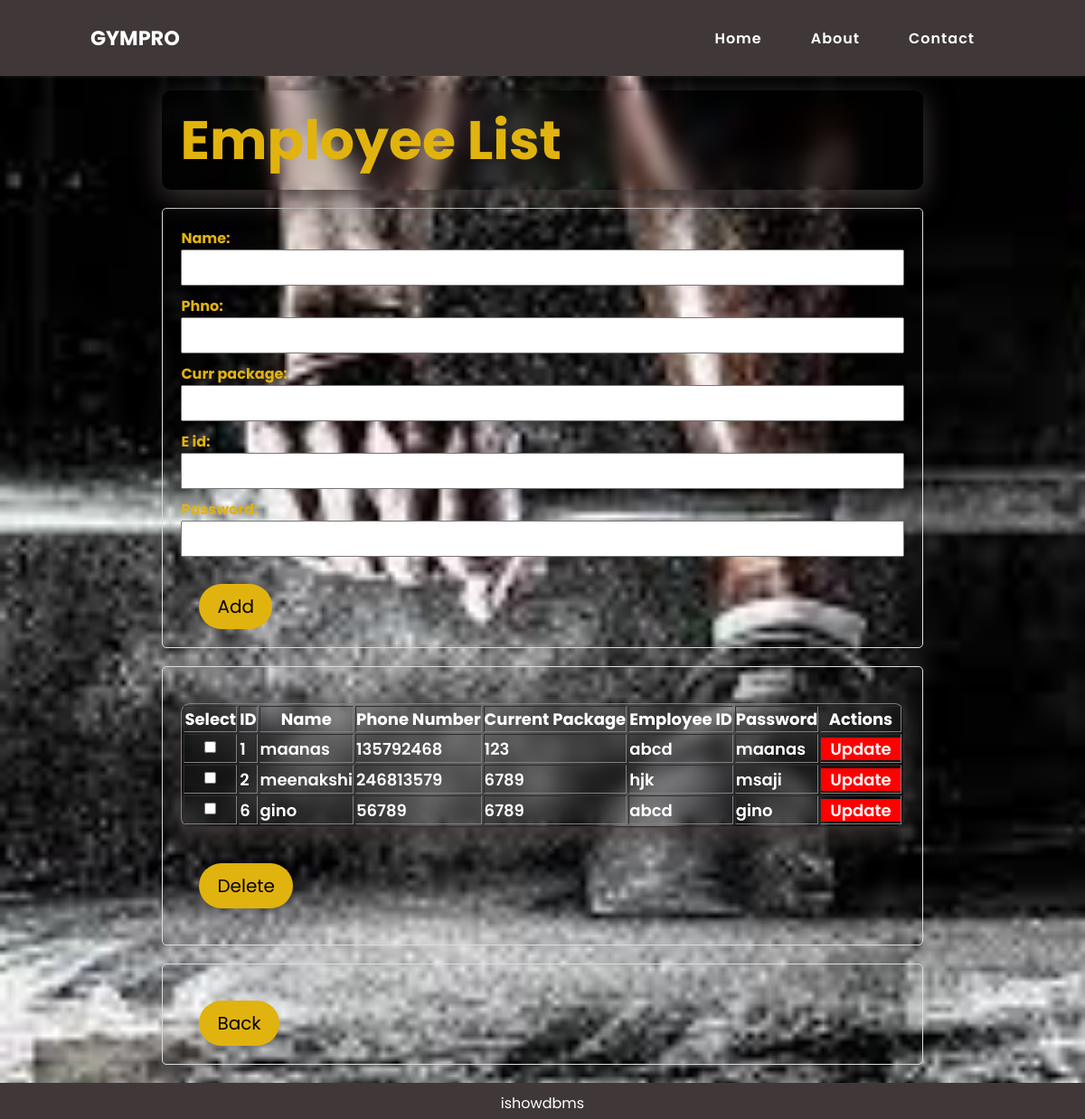
The page /employee_list/ on the database as committed earlier.
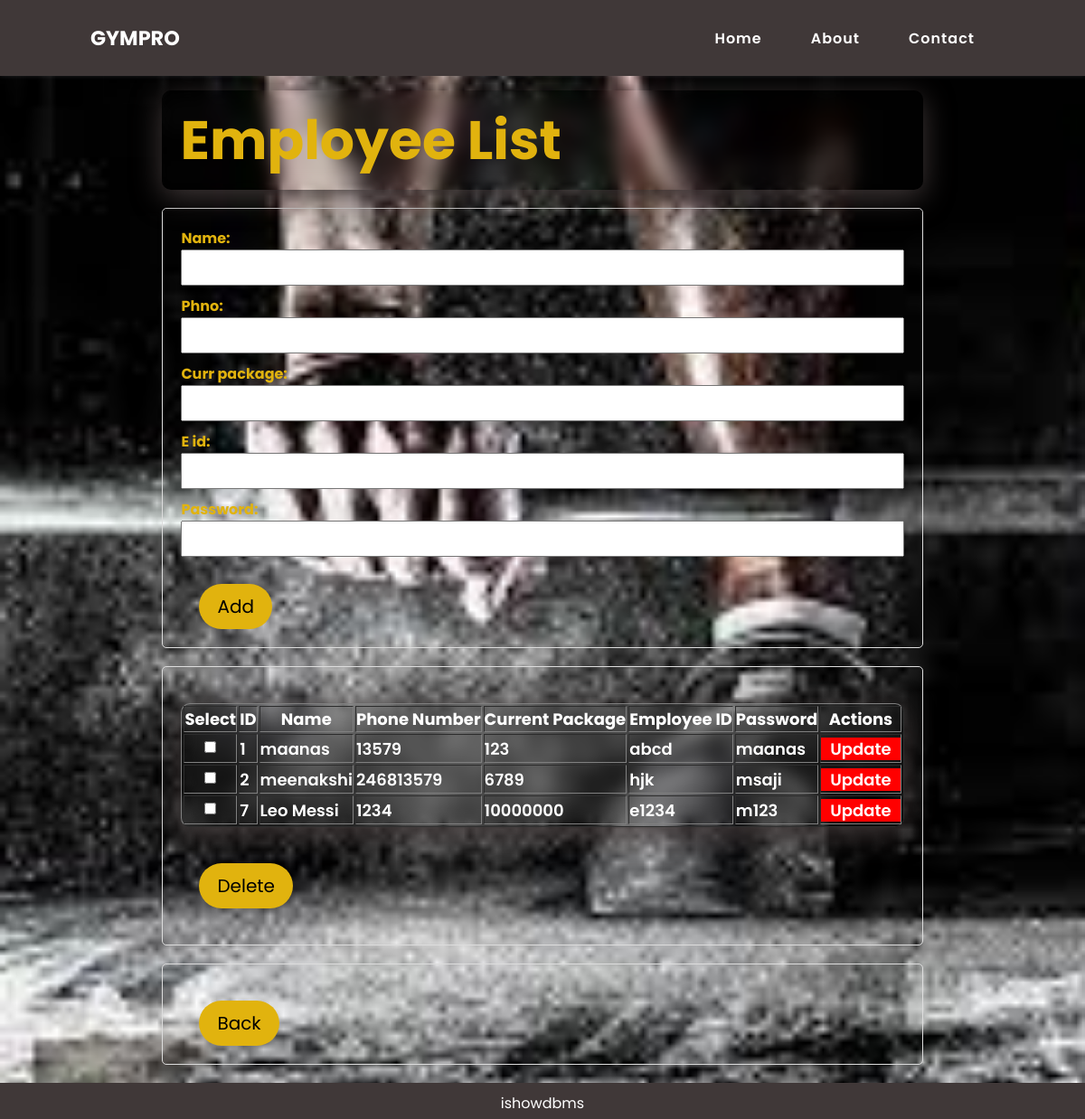
The same page on the database as committed later.
### dbms/models.py (models this page shows)
class employee(models.Model):
    name=models.CharField(max_length=25)
    phno=models.IntegerField()
    curr_package=models.IntegerField()
    e_id=models.CharField(max_length=5)
    password=models.CharField(max_length=10)

### dbms/views.py (the view)
# urls.py: path('employee_list/', employee_list, name='employee_list'),
def employee_list(request):
    employees = employee.objects.all()
    form = employeeForm()
    if request.method == 'POST':
        form = employeeForm(request.POST)
        if form.is_valid():
            form.save()
            return redirect('employee_list')
    return render(request, 'employee_list.html', {'employees': employees, 'form': form})

### dbms/forms.py
class employeeForm(forms.ModelForm):
    class Meta:
        model = employee
        fields = '__all__'

### dbms/templates/employee_list.html (shortened to what this page needs)
<!DOCTYPE html>
<html lang="en">
{% load static %}
<head>
    <link rel="stylesheet" type="text/css" href="{% static 'employee_list.css' %}">
</head>
<body>
    <nav>
        <a href="#" class="logo">GymPRO</a>
        <ul class="menu">
            <li><a href="#home" onclick="toggleMenu();">Home</a></li>
            <li><a href="#about" onclick="toggleMenu();">About</a></li>
            <li><a href="#about" onclick="toggleMenu();">Contact</a></li>
        </ul>
    </nav>
<section>
    <div class="main">
        <div class="main-sub">
            <h1>Employee List</h1>
            <form method="post" action="{% url 'employee_list' %}">
                {{ form.as_p }}
                <button type="submit">Add</button>
            </form>
            <form method="post" action="{% url 'delete_employee' %}">
                <table border="1">
                    <tr>
                        <th>Select</th>
                        <th>ID</th>
                        <th>Name</th>
                        <th>Phone Number</th>
                        <th>Current Package</th>
                        <th>Employee ID</th>
                        <th>Password</th>
                        <th scope="col">Actions</th>
                    </tr>
                    {% for employee in employees %}
                    <tr>
                        <td><input type="checkbox" name="selected_ids" value="{{ employee.id }}"></td>
                        <td>{{ employee.id }}</td>
                        <td>{{ employee.name }}</td>
                        <td>{{ employee.phno }}</td>
                        <td>{{ employee.curr_package }}</td>
                        <td>{{ employee.e_id }}</td>
                        <td>{{ employee.password }}</td>
                        <td>
                            <a href="{% url 'update_employee' employee.id %}">Update</a>
                        </td>
                    </tr>
                    {% endfor %}
                </table>
                <div class="btns">
                    <button type="submit">Delete</button>
                    </div>
            </form>
            <form method="get" action="{% url 'adminsucess' %}">
                <button type="submit">Back</button>
            </form>
        </div>
    </div>
</section>
<footer id="footer">
    ishowdbms
</footer>
</body>
</html>

### dbms/static/employee_list.css (style rules this page uses)
* { margin: 0; padding: 0; list-style: none; text-decoration: none; font-family: "Poppins", sans-serif; box-sizing: border-box; scroll-behavior: smooth; color:white; }
:root { --main-color:white; --second-color: white; }
body { background-image: url("./images/images.jpg"); background-size: cover; background-repeat: no-repeat; }
nav { position: fixed; top: 0; left: 0; width: 100%; padding: 25px 100px; background: #403838; box-shadow: 0 1px 4px rgba(146, 161, 176, 0.15); display: flex; justify-content: space-between; align-items: center; z-index: 1000; transition: 0.5s; }
.logo { text-transform: uppercase; font-size: 1.4rem; color: var(--second-color); font-weight: 700; }
ul { display: flex; }
ul li a { padding: 10px 22px; color: var(--second-color); border-radius: 2px; font-weight: 600; letter-spacing: 1px; margin-left: 10px; }
section { padding-top: 100px; }
h1 { font-size: 60px; color: rgb(225, 179, 14); padding-left: 20px; padding-right: 20px; padding-top: 10px; padding-bottom: 10px; box-shadow: 0 8px 32px 0 #403838; backdrop-filter: blur( 9.5px ); -webkit-backdrop-filter: blur( 9.5px ); border-radius: 10px; margin-bottom: 20px; }
#footer { position:relative; padding-top: 10px; bottom: 0; width: 100%; height: 40px; background: #403838; text-align: center; }
.btns { margin-top: 20px; margin-bottom: 20px; }
.main { display: flex; align-items: center; justify-content: center; }
form { margin-bottom: 20px; padding: 20px; border: 1px solid #ddd; border-radius: 5px; }
form label { color: rgb(225, 179, 14); font-weight: bold; }
form input, form select, form textarea { width: 100%; padding: 8px; margin-bottom: 10px; box-sizing: border-box; color: black; }
table { margin-top: 20px; font-size: 18px; font-weight: 600; box-shadow: 0 8px 32px 0 #403838; backdrop-filter: blur( 9.5px ); -webkit-backdrop-filter: blur( 9.5px ); border-radius: 10px; }
table td a { background-color: #ff0000; width: 100%; padding-right: 10px; padding-left: 10px; }
button { padding-left: 20px; padding-right: 20px; padding-top: 10px; padding-bottom: 10px; border-radius: 50px; margin-top: 20px; background-color: rgb(225, 179, 14); border: none; margin-left: 20px; font-size: 20px; color: black; }

Rows that differ between the two databases and show on the page:
removed employee: id "6", name "gino", phno "56789", curr_package "6789", e_id "abcd", password "gino"
changed employee "maanas": phno "135792468" → "13579"
added employee: id "7", name "Leo Messi", phno "1234", curr_package "10000000", e_id "e1234", password "m123"
